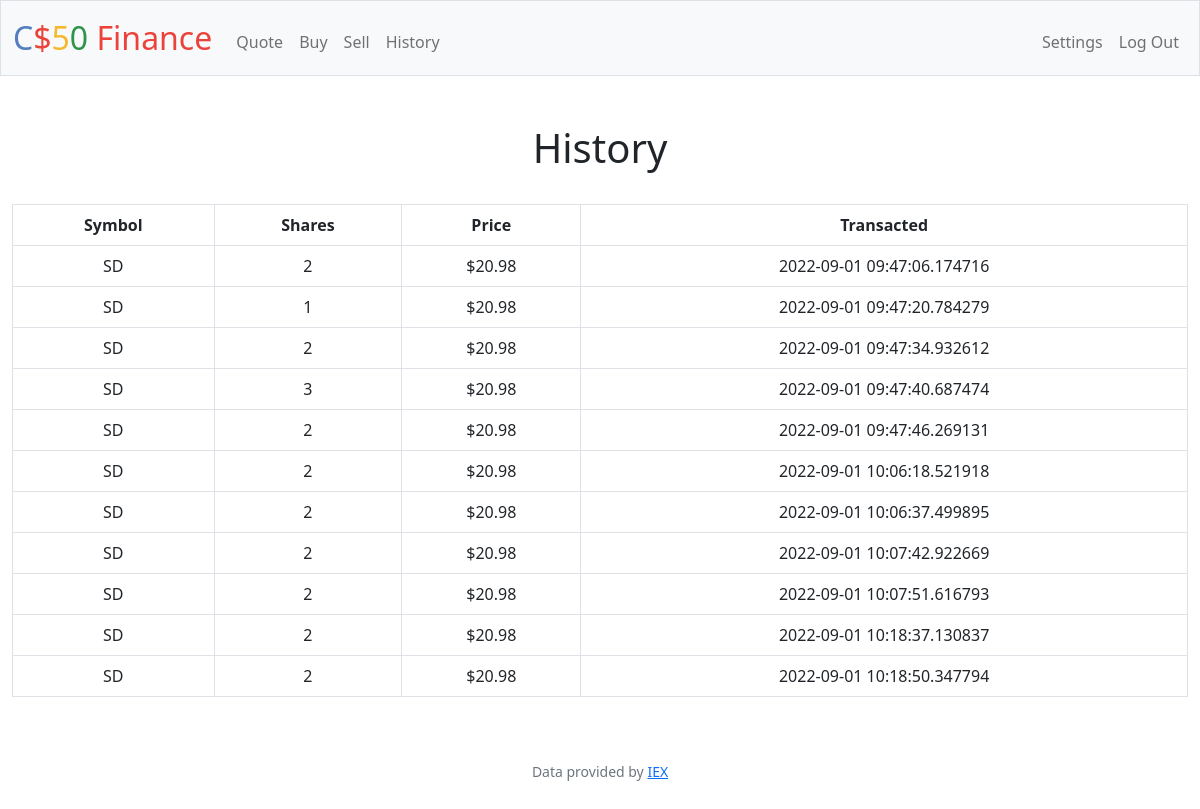
The app's page /history (signed in) with its own data.
### tables this page shows
CREATE TABLE transactions (
    id INTEGER PRIMARY KEY NOT NULL,
    user_id INTEGER NOT NULL,
    stock_id INTEGER NOT NULL,
    shares INTEGER NOT NULL,
    price REAL NOT NULL,
    time TEXT NOT NULL,
    FOREIGN KEY(user_id) REFERENCES users(id),
    FOREIGN KEY(stock_id) REFERENCES stocks(id)
);

CREATE TABLE stocks (
    id INTEGER PRIMARY KEY NOT NULL,
    symbol TEXT NOT NULL UNIQUE,
    name TEXT NOT NULL UNIQUE
);

### app.py (the view)
@app.route("/history")
@login_required
def history():
    transactions = []
    with sql_session as s:
        statement = select(User).filter_by(id=session["user_id"])
        current_user = s.execute(statement).scalars().one()
        statement = select(Transaction, Stock).join(Stock, Transaction.stock_id == Stock.id, isouter=True
                                                    ).filter(Transaction.user_id == current_user.id)
        results = s.execute(statement).all()
        for (stock, transaction) in results:
            transactions.append(stock.__dict__ | transaction.__dict__)
    return render_template("history.html", transactions=transactions)

### app.py (called while the page is built)
@app.after_request
def after_request(response):
    response.headers["Cache-Control"] = "no-cache, no-store, must-revalidate"
    response.headers["Expires"] = 0
    response.headers["Pragma"] = "no-cache"
    return response

### helpers.py (called while the page is built)
def login_required(f):
    @wraps(f)
    def decorated_function(*args, **kwargs):
        if session.get("user_id") is None:
            return redirect("/login")
        return f(*args, **kwargs)
    return decorated_function

def usd(value):
    return f"${value:,.2f}"

### templates/history.html (shortened to what this page needs)
{% extends "layout.html" %}
{% block main %}
    <h1>History</h1><br>
    <table class="table table-bordered table-hover">
        {% if transactions|length > 0 %}
            <tr>
                <th>Symbol</th>
                <th>Shares</th>
                <th>Price</th>
                <th>Transacted</th>
            </tr>
            {% for t in transactions %}
                <tr>
                    <td>{{ t["symbol"]  }}</td>
                    <td>{{ t["shares"] }}</td>
                    <td>{{ t["price"] | usd }}</td>
                    <td>{{ t["time"] }}</td>
                </tr>
            {% endfor %}
        {% else %}
        <tr>
            <td colspan="100%">You have not made any transactions yet.</td>
        </tr>
        {% endif %}
    </table>
{% endblock %}

### records on screen
transactions: symbol "SD", shares "2", price "$20.98", time "2022-09-01 09:47:06.174716"
stocks: symbol "SD" "SD" "SD" "SD" "SD" "SD" "SD" "SD" "SD" "SD"
transactions: price "$20.98", time "2022-09-01 09:47:20.784279"
transactions: price "$20.98", time "2022-09-01 09:47:34.932612"
transactions: price "$20.98", time "2022-09-01 09:47:40.687474"
transactions: price "$20.98", time "2022-09-01 09:47:46.269131"
transactions: price "$20.98", time "2022-09-01 10:06:18.521918"
transactions: price "$20.98", time "2022-09-01 10:06:37.499895"
transactions: price "$20.98", time "2022-09-01 10:07:42.922669"
transactions: price "$20.98", time "2022-09-01 10:07:51.616793"
transactions: price "$20.98", time "2022-09-01 10:18:37.130837"
transactions: price "$20.98", time "2022-09-01 10:18:50.347794"

### other values on screen
{{ t["shares"] }} "1" "2" "3" "2" "2" "2" "2" "2" "2" "2"
